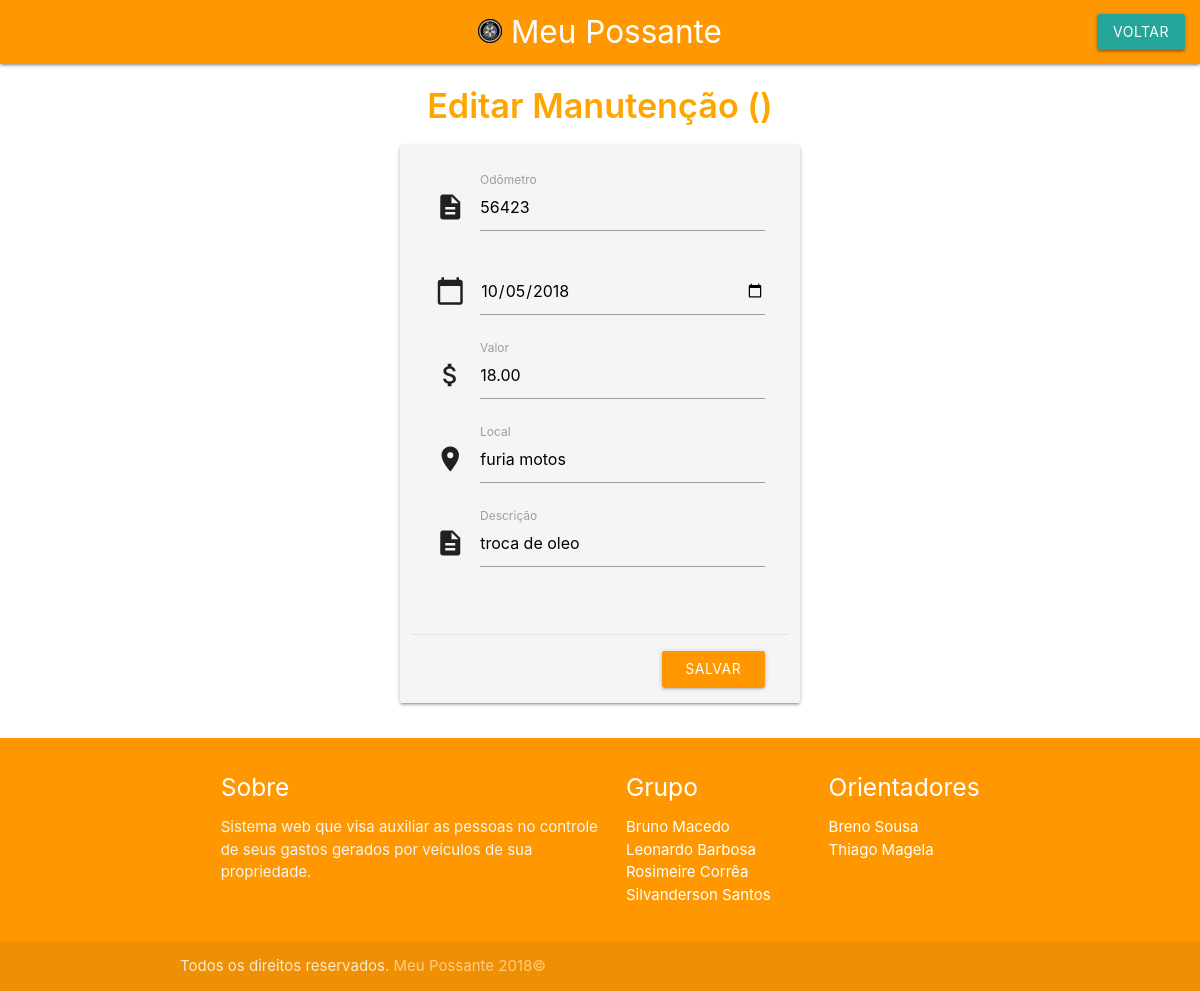
/admin/manutencao/editar.php?id=24&idveiculo=3 (signed in), run on the app's committed database.
### tables this page shows
CREATE TABLE IF NOT EXISTS `manutencoes` (
  `idmanu` int(11) NOT NULL AUTO_INCREMENT,
  `idveiculo` int(11) DEFAULT NULL,
  `odomanu` int(11) DEFAULT NULL,
  `valormanu` double(10,2) DEFAULT NULL,
  `datamanu` date DEFAULT NULL,
  `descmanu` varchar(255) DEFAULT NULL,
  `localmanu` varchar(30) DEFAULT NULL,
  PRIMARY KEY (`idmanu`),
  KEY `idveiculo` (`idveiculo`)
);

### admin/manutencao/editar.php (the view, shortened to what this page needs)
<?php
$id = $_GET['id'];
$idveiculo = $_GET['idveiculo'];
?>
<!DOCTYPE html>
<html lang="pt-br">
<head>
    <link type="text/css" rel="stylesheet" href="../../materialize/css/materialize.min.css"  media="screen,projection"/>
  <link rel="stylesheet" type="text/css" href="../../css/style.css"/>
</head>
<body>
    <nav class="orange">
        <div class="nav-wrapper">
            <div><a href="#" class="brand-logo center"><img src="../../img/mp24px.png"/>  Meu Possante</a></div>
            <ul class="right hide-on-med-and-down">
                <li><a href="manutencao.php?id=<?= $idveiculo ?>" class="waves-effect waves-light btn">Voltar</a></li>
            </ul>
        </div>
    </nav>
    <h4 class="center-align " style="color: orange;">Editar Manutenção (<?=$_SESSION['placa']?>)</h4>
    <div class="valign-wrapper row login-box">
        <div class="col card  z-depth-1 grey lighten-4 s12  m6 pull-m3 l4 pull-l4" >
            <?php
            include "../../conexao.php";
            $query = "SELECT * FROM manutencoes WHERE idmanu=" . $id . ";";
            $resultado = $conexao->query($query);
            if ($resultado) {
               while ($linha = $resultado->fetch_assoc()) {
                $odomanu = $linha["odomanu"];
                $valormanu = $linha["valormanu"];
                $descmanu = $linha["descmanu"];
                $datamanu = $linha["datamanu"];
                $localmanu = $linha['localmanu'];
            }
            ?>
            <form method="post"  action="processaeditar.php">
                <div class="card-content">
                    <div class="row">
                        <div class="input-field col s12">
                            <i class="material-icons prefix">description</i>
                            <label for="odomanu">Odômetro</label>
                            <input required type="number" value="<?= $odomanu ?>" class="validate" name="odomanu" id="odomanu" />
                        </div>
                        <div class="col s12 input-field">
                            <i class="material-icons prefix">calendar_today</i>
                            <input type="date" value="<?= $datamanu ?>"  required class="validate" name="datamanu" id="datamanu" />
                        </div>
                        <div class="input-field col s12">
                            <i class="material-icons prefix">attach_money</i>
                            <label for="valormanu">Valor</label>
                            <input type="number" value="<?= $valormanu ?>" class="validate" step="0.01" min="0.01" required name="valormanu" id="valormanu" />
                        </div>
                        <div class="input-field col s12">
                            <i class="material-icons prefix">place</i>
                            <label for="localmanu">Local </label>
                            <input type="text" value="<?= $localmanu ?>" name="localmanu" id="localmanu" class="validate" required  />
                        </div>
                        <div class="input-field col s12">
                            <i class="material-icons prefix">description</i>
                            <label for="descmanu">Descrição</label>
                            <input type="text"  value="<?= $descmanu ?>" name="descmanu" id="descmanu" required class="validate" />
                        </div>
                    </div>
                </div>
                <div class="card-action right-align">
                    <button class="btn waves-effect waves-light orange" type="submit" id="btEnviar" name="action">Salvar<i class="material-icons right"></i>
                    </button>
                </div>
            </form>
            <?php
        }
        ?>
    </div>
</div>
<footer class="page-footer orange">
    <div class="container">
        <div class="row">
            <div class="col l6 s12">
                <h5 class="white-text">Sobre</h5>
                <p class="grey-text text-lighten-4">Sistema web que visa auxiliar as pessoas no controle de seus gastos gerados por veículos de sua propriedade.</p>
            </div>
            <div class="col l3 s12">
                <h5 class="white-text">Grupo</h5>
                <ul>
                    <li><a class="white-text" href="#!">Bruno Macedo</a></li>
                    <li><a class="white-text" href="#!">Leonardo Barbosa</a></li>
                    <li><a class="white-text" href="#!">Rosimeire Corrêa</a></li>
                    <li><a class="white-text" href="#!">Silvanderson Santos</a></li>
                </ul>
            </div>
            <div class="col l3 s12">
                <h5 class="white-text">Orientadores</h5>
                <ul>
                    <li><a class="white-text" href="#!">Breno Sousa</a></li>
                    <li><a class="white-text" href="#!">Thiago Magela</a></li>
                </ul>
            </div>
        </div>
    </div>
    <div class="footer-copyright">
        <div class="container">
            Todos os direitos reservados. <a class="orange-text text-lighten-3" href="http://materializecss.com">Meu Possante 2018©</a>
        </div>
    </div>
</footer>
</body>
</html>

### css/style.css (style rules this page uses)
h4 { text-align: center; font-weight: 600; color: orange; }
.container div { margin-left: 3.5%; }
body { background: #fff; }

### data on the page
manutencoes: odomanu "56423", datamanu "10/05/2018", valormanu "18.00", localmanu "furia motos", descmanu "troca de oleo"
